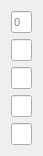
      <widget class="QWidget" name="layoutWidget_9">
       <property name="geometry">
        <rect>
         <x>444</x>
         <y>60</y>
         <width>31</width>
         <height>155</height>
        </rect>
       </property>
       <property name="font">
        <font>
         <pointsize>8</pointsize>
        </font>
       </property>
       <layout class="QVBoxLayout" name="verticalLayout_12">
        <item>
         <widget class="QLineEdit" name="FPW1">
          <property name="font">
           <font>
            <pointsize>8</pointsize>
           </font>
          </property>
          <property name="placeholderText">
           <string>0</string>
          </property>
         </widget>
        </item>
        <item>
         <widget class="QLineEdit" name="FPW2">
          <property name="font">
           <font>
            <pointsize>8</pointsize>
           </font>
          </property>
         </widget>
        </item>
        <item>
         <widget class="QLineEdit" name="FPW3">
          <property name="font">
           <font>
            <pointsize>8</pointsize>
           </font>
          </property>
         </widget>
        </item>
        <item>
         <widget class="QLineEdit" name="FPW4">
          <property name="font">
           <font>
            <pointsize>8</pointsize>
           </font>
          </property>
         </widget>
        </item>
        <item>
         <widget class="QLineEdit" name="FPW5">
          <property name="font">
           <font>
            <pointsize>8</pointsize>
           </font>
          </property>
         </widget>
        </item>
       </layout>
      </widget>
